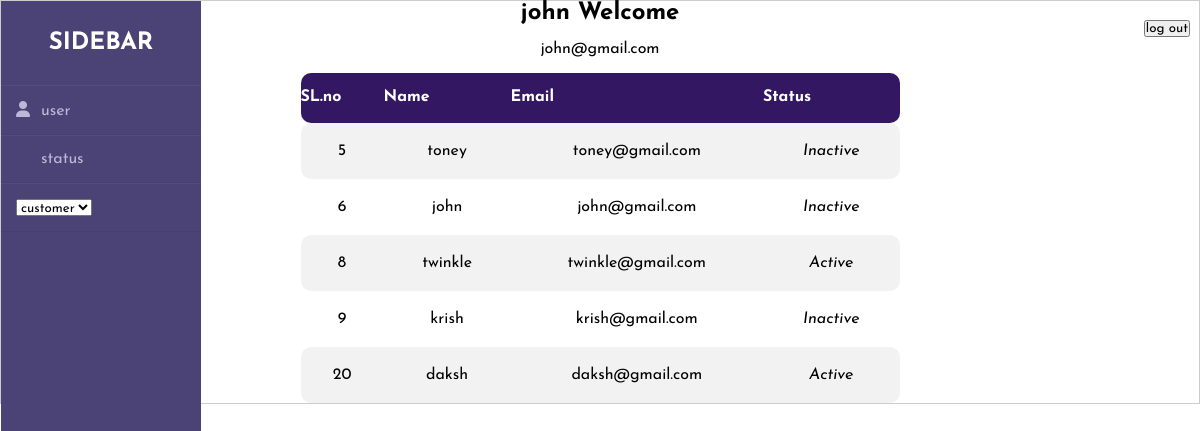
The app's page /status.php (signed in) with its own data.
### tables this page shows
CREATE TABLE `registration` (
  `id` int(255) NOT NULL,
  `name` varchar(255) NOT NULL,
  `email` varchar(255) NOT NULL,
  `gender` varchar(255) NOT NULL,
  `password` varchar(255) NOT NULL,
  `status` varchar(255) NOT NULL
);

### status.php (the view, shortened to what this page needs)
<?php
include("index.php");
?>
<section class="page-content" align="center">
<link rel="stylesheet" href="style2.css"><br>
<table  class="table table-bordered table-striped">
  	<thead >
  		<tr class="btn-primary">
  			<th>SL.no</th>
  			<th>Name</th>
  			<th>Email</th>
  			<th>Status</th>
  		</tr>
  	</thead>
  	<tbody>
  		<?php
          $query = "SELECT * FROM registration";
          $query_run = mysqli_query($conn, $query);
	  		foreach ($query_run as $key => $user) {
?>
				<tr>
				<td><?php echo $user['id'] ?></td>
				<td><?php echo $user['name']; ?></td>
				<td><?php echo $user['email']; ?></td>
				<td><i data="<?php echo $user['id'];?>" class="status_checks btn
				<?php echo ($user['status'])?
				'btn-success': 'btn-danger'?>"><?php echo ($user['status'])? 'Active' : 'Inactive'?>
			   </i></td>
				</tr>
				<?php } ?>
				</table>
				</body>
			  </html>
	</section>

### style1.css (style rules this page uses)
* { margin: auto; padding: 0; box-sizing: border-box; list-style: none; text-decoration: none; font-family: 'Josefin Sans', sans-serif; }
body { background-color: #FFFFFF; }

### style2.css (style rules this page uses)
body { box-sizing: border-box; border: 1px solid #ccc; }
table { font-family: Arial, Helvetica, sans-serif; border-collapse: collapse; width: 50%; border: none }
table td, #customers th { padding: 20px; }
table tr:nth-child(odd) { background-color: #f2f2f2; }
table th { padding-top: 16px; padding-bottom: 18px; text-align: left; background-color: #331763; color: white; }
td:first-child, th:first-child { border-radius: 10px 0 0 10px; }
td:last-child, th:last-child { border-radius: 0 10px 10px 0; }

### records on screen
registration: id "5", name "toney", email "toney@gmail.com", status "Inactive"
registration: id "6", name "john", email "john@gmail.com", status "Inactive"
registration: id "8", name "twinkle", email "twinkle@gmail.com", status "Active"
registration: id "9", name "krish", email "krish@gmail.com", status "Inactive"
registration: id "20", name "daksh", email "daksh@gmail.com", status "Active"

### other values on screen
$_SESSION["name"] "john"
$_SESSION["email"] "john@gmail.com"
